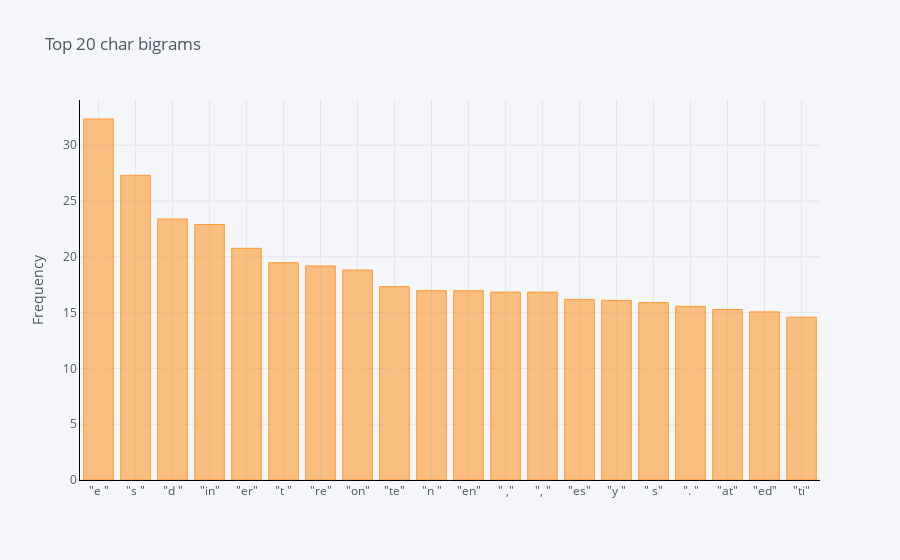

The cell this chart's notebook holds for it:
### Code cell
df4 = pd.DataFrame(common_words, columns = ['ReviewText' , 'count'])
df4.groupby('ReviewText') \
    .sum()['count'] \
    .sort_values(ascending=False) \
    .iplot(kind='bar',
           yTitle='Frequency',
           linecolor='black',
           title='Top 20 char bigrams')

### Figure 1 — Plotly figure (JSON) as saved in the notebook; plotly's stock layout.template omitted (floating-point values rounded to 4 significant figures)
{"data": [{"marker": {"color": "rgba(255, 153, 51, 0.6)", "line": {"color": "rgba(255, 153, 51, 1.0)", "width": 1}}, "name": "count", "orientation": "v", "text": "", "type": "bar", "x": ["\"e \"", "\"s \"", "\"d \"", "\"in\"", "\"er\"", "\"t \"", "\"re\"", "\"on\"", "\"te\"", "\"n \"", "\"en\"", "\" ,\"", "\", \"", "\"es\"", "\"y \"", "\" s\"", "\". \"", "\"at\"", "\"ed\"", "\"ti\""], "y": [32.35, 27.3, 23.39, 22.9, 20.76, 19.48, 19.18, 18.82, 17.33, 16.97, 16.96, 16.84, 16.84, 16.19, 16.1, 15.9, 15.56, 15.28, 15.07, 14.59]}], "layout": {"legend": {"bgcolor": "#F5F6F9", "font": {"color": "#4D5663"}}, "paper_bgcolor": "#F5F6F9", "plot_bgcolor": "#F5F6F9", "title": {"font": {"color": "#4D5663"}, "text": "Top 20 char bigrams"}, "xaxis": {"gridcolor": "#E1E5ED", "linecolor": "black", "showgrid": true, "tickfont": {"color": "#4D5663"}, "title": {"font": {"color": "#4D5663"}, "text": ""}, "zerolinecolor": "#E1E5ED"}, "yaxis": {"gridcolor": "#E1E5ED", "linecolor": "black", "showgrid": true, "tickfont": {"color": "#4D5663"}, "title": {"font": {"color": "#4D5663"}, "text": "Frequency"}, "zerolinecolor": "#E1E5ED"}}}
